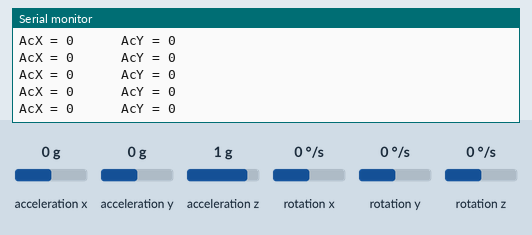
Recording of a sketch running on a simulated Arduino Uno, built with avr-gcc and run on an emulated ATmega328P. Parts: the last lines printed to the serial monitor. Wiring (inferred from the names in the program): MPU-6050 motion sensor at I2C address 0x68. Inputs (shaded band) come from the test bench; at power-on: acceleration x 0 g, acceleration y 0 g, acceleration z 1 g, rotation x 0 °/s, rotation y 0 °/s, rotation z 0 °/s. No radio packets arrive unless stated.

Above: at 1.2 s.
1.3 s: acceleration x set to -1.4 g
At 1.31 s:
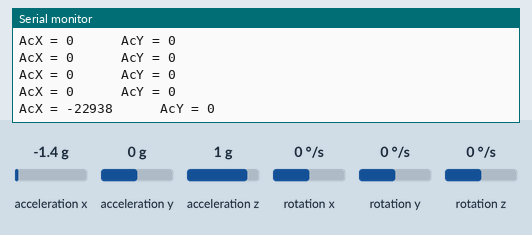
4.3 s: acceleration y set to -1.4 g
At 4.36 s:
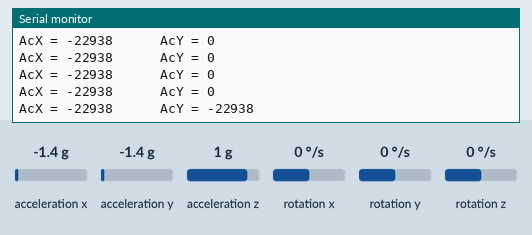
7.3 s: acceleration x set to 0.8 g
At 7.35 s:
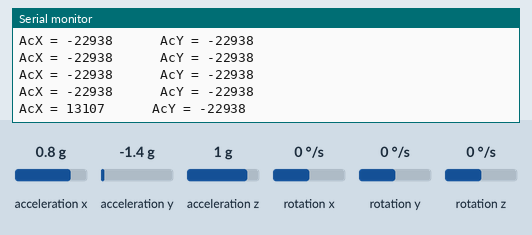
10.3 s: acceleration x set to -0.8 g
At 10.35 s:
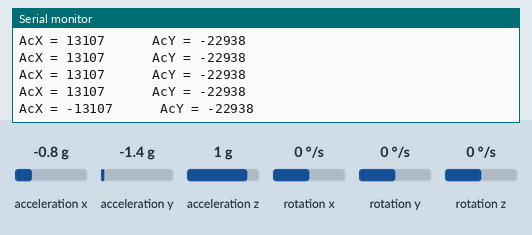
Timing chart, 0 to 13.3 s (numbered marks = the images above; inputs shaded):
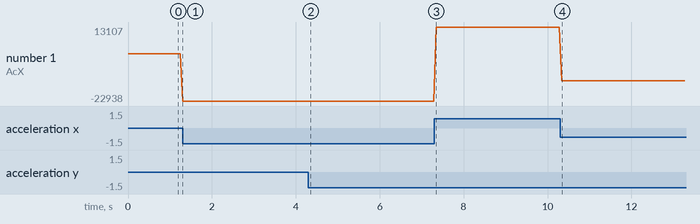

The sketch:

probotv2_tra.ino
```cpp
// MPU-6050 Short Example Sketch
// By Arduino User JohnChi
// August 17, 2014
// Public Domain


//vcc-5v gnd-gnd scl-a5 sda-a4

#include<Wire.h>
#include <VirtualWire.h>

const int led_pin = 11;
const int transmit_pin = 12;
const int receive_pin = 2;
const int transmit_en_pin = 3;
const int MPU_addr=0x68;  // I2C address of the MPU-6050
int16_t AcX,AcY,AcZ,Tmp,GyX,GyY,GyZ;
void setup(){
  Wire.begin();
  Wire.beginTransmission(MPU_addr);
  Wire.write(0x6B);  // PWR_MGMT_1 register
  Wire.write(0);     // set to zero (wakes up the MPU-6050)
  Wire.endTransmission(true);

  vw_set_tx_pin(transmit_pin);
  vw_set_rx_pin(receive_pin);
  vw_set_ptt_pin(transmit_en_pin);
  vw_set_ptt_inverted(true); // Required for DR3100
  vw_setup(2000);   // Bits per sec
  Serial.begin(9600);
}
void loop(){
  Wire.beginTransmission(MPU_addr);
  Wire.write(0x3B);  // starting with register 0x3B (ACCEL_XOUT_H)
  Wire.endTransmission(false);
  Wire.requestFrom(MPU_addr,14,true);  // request a total of 14 registers
  AcX=Wire.read()<<8|Wire.read();  // 0x3B (ACCEL_XOUT_H) & 0x3C (ACCEL_XOUT_L)
  AcY=Wire.read()<<8|Wire.read();  // 0x3D (ACCEL_YOUT_H) & 0x3E (ACCEL_YOUT_L)
  AcZ=Wire.read()<<8|Wire.read();  // 0x3F (ACCEL_ZOUT_H) & 0x40 (ACCEL_ZOUT_L)
  Tmp=Wire.read()<<8|Wire.read();  // 0x41 (TEMP_OUT_H) & 0x42 (TEMP_OUT_L)
  GyX=Wire.read()<<8|Wire.read();  // 0x43 (GYRO_XOUT_H) & 0x44 (GYRO_XOUT_L)
  GyY=Wire.read()<<8|Wire.read();  // 0x45 (GYRO_YOUT_H) & 0x46 (GYRO_YOUT_L)
  GyZ=Wire.read()<<8|Wire.read();  // 0x47 (GYRO_ZOUT_H) & 0x48 (GYRO_ZOUT_L)
  Serial.print("AcX = "); Serial.print(AcX); //delay(2000);
 Serial.print("      AcY = "); Serial.println(AcY);

char a[1];
if(AcX<-10000)
a[0]='d';

if(AcX>10000)
a[0]='u';

if(AcY>10000)
a[0]='l';

if(AcY<-10000)
a[0]='r';

if(AcX<10000 && AcX>-10000 && AcY<10000 && AcY>-10000)
a[0]='n';

 vw_send((uint8_t *)a, 1);
  vw_wait_tx(); // Wait until the whole message is gone

 // delay(1000);

/*  Serial.print(" | AcZ = "); Serial.print(AcZ);
  Serial.print(" | Tmp = "); Serial.print(Tmp/340.00+36.53);  //equation for temperature in degrees C from datasheet
  Serial.print(" | GyX = "); Serial.print(GyX);
  Serial.print(" | GyY = "); Serial.print(GyY);
  Serial.print(" | GyZ = "); Serial.println(GyZ);
  delay(333);*/
}
```

Measured:
- after the input at 1.3 s, the serial monitor: prints a new line at once (image 1)
- after the input at 4.3 s, the serial monitor: prints a new line after 0.05 s (image 2)
- after the input at 7.3 s, the serial monitor: prints a new line after 0.05 s (image 3)
- after the input at 10.3 s, the serial monitor: prints a new line at once (image 4)
- plotted number 1: 0 → -22938 after the input at 1.3 s, -22938 → 13107 after the input at 7.3 s, 13107 → -13107 after the input at 10.3 s
